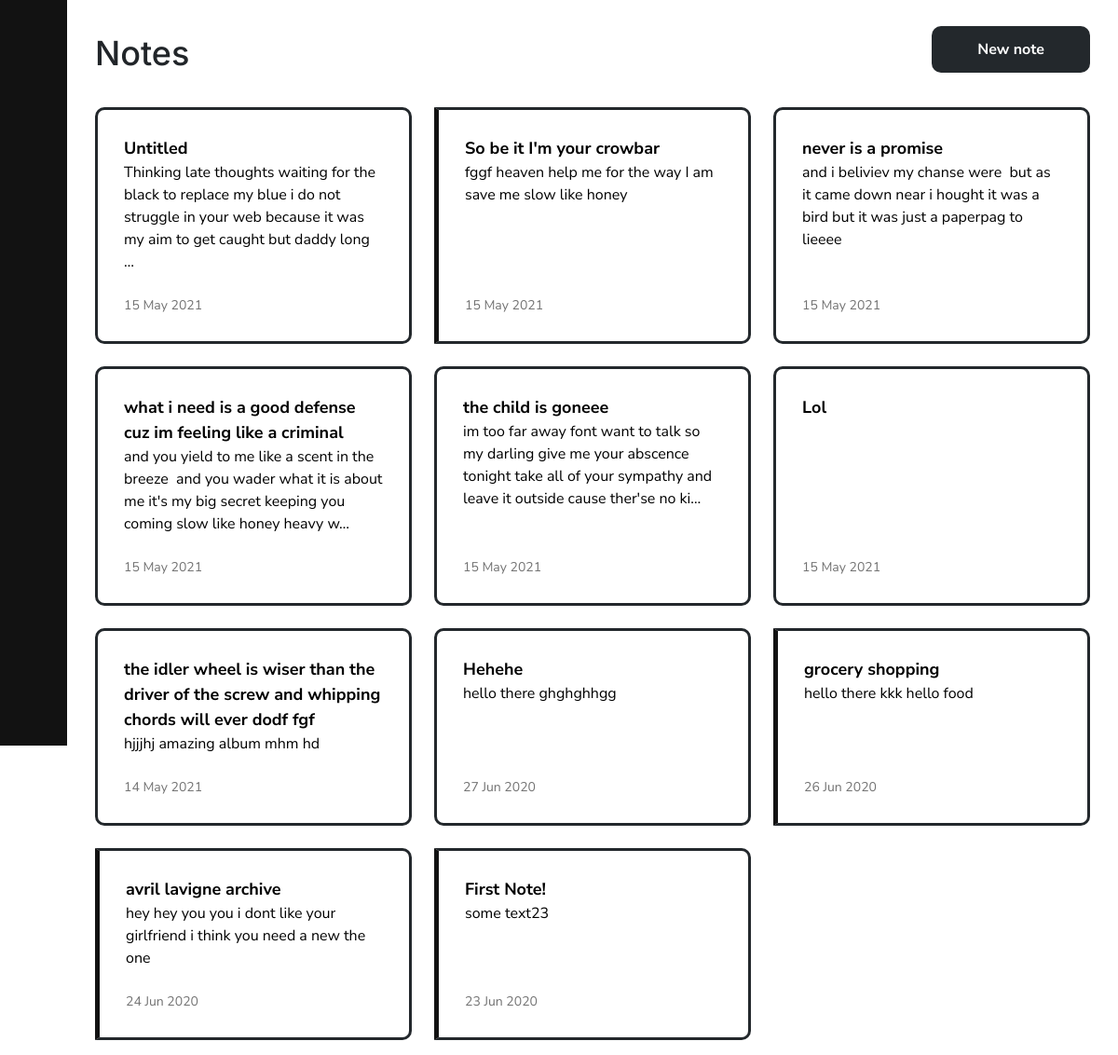
/notes/ (signed in), run on an earlier commit of the app's database.
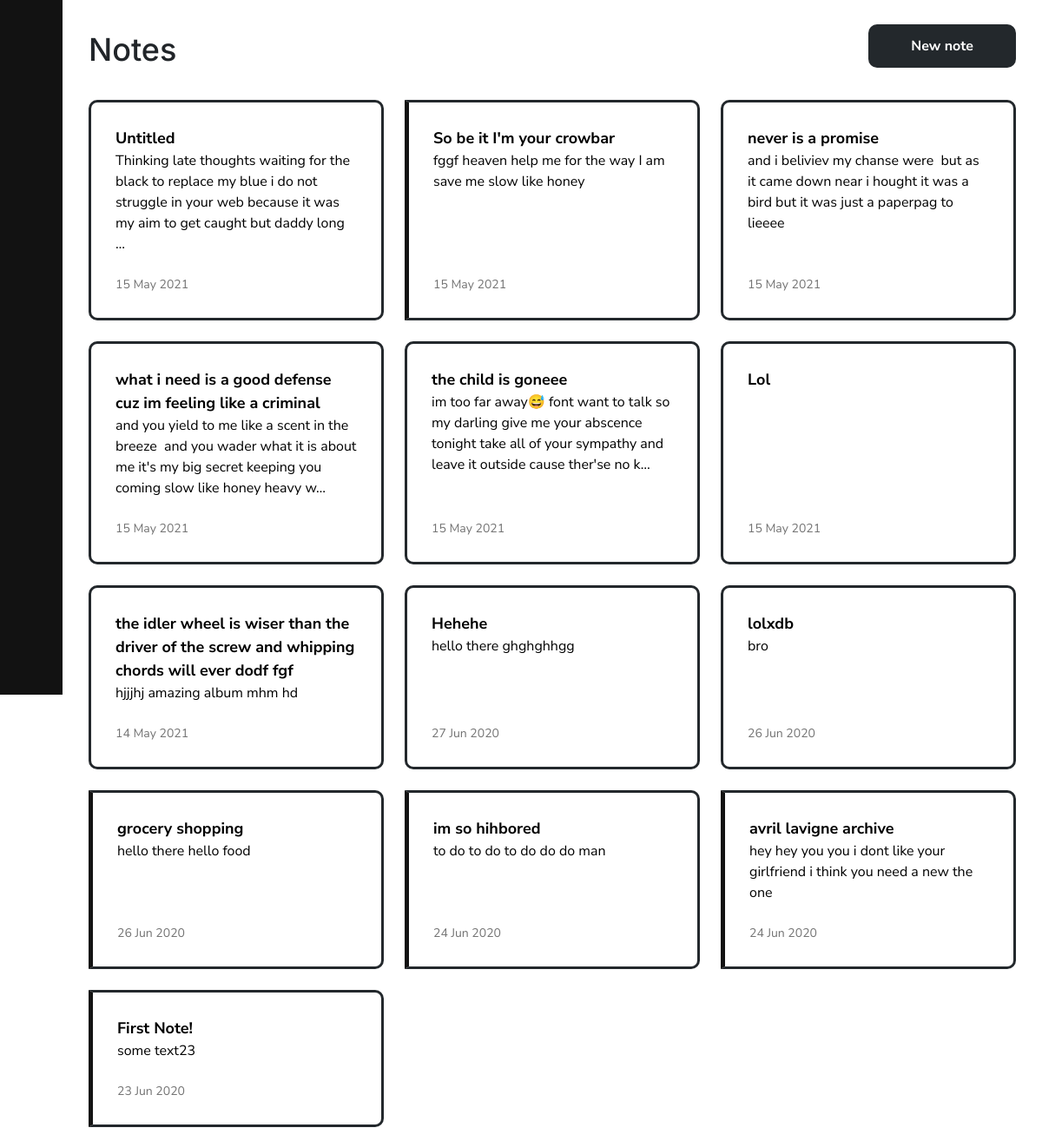
And on a later commit of the database.
### notes/models.py (models this page shows, shortened)
class Note(models.Model):
    title = models.TextField(max_length=100, blank=True)
    text = HTMLField(blank=True)
    date = models.DateTimeField(auto_now_add=True)
    important = models.BooleanField(default=False)
    archive = models.BooleanField(default=False)
    user = models.ForeignKey(User, on_delete=models.CASCADE)

### notes/views.py (the view)
# urls.py: path('notes/', views.notes, name='notes'),
def notes(request):
    usernotes = Note.objects.filter(user=request.user, archive=False).order_by('-date')
    active = 'noteLink'
    return render(request, 'notes/notes.html', {'notes': usernotes, 'active': active})

### notes/templates/notes/notes.html (shortened to what this page needs)
{% load static %}
<!DOCTYPE html>
<html>
<head>
    <link rel="stylesheet" href="https://stackpath.bootstrapcdn.com/bootstrap/4.5.0/css/bootstrap.min.css">
    <link rel="stylesheet" href="https://cdnjs.cloudflare.com/ajax/libs/material-design-icons/3.0.1/iconfont/material-icons.min.css">
    <link rel="stylesheet" type="text/css" href="{% static 'notes/style.css' %}">
    <link rel="stylesheet" type="text/css" href="{% static 'notes/notes.css' %}">
</head>
<body>
    <div class="container-fluid">
        <div class="row" id="mainRow">
            {% include "notes/navbar.html" %}
            <div class="col-sm-11" id="content">
                <div class="container">
                    <div>
                        <h1>Notes</h1>
                        <a href="{% url 'add' %}" class="btn">New note</a>
                    </div>
                    {% if notes %}
                    <div id="notes">
                        <ul>
                            {% for note in notes %}
                            <li class="note {% if note.important %} important{% endif %}">
                                <a href="{% url 'note' note.id %}">
                                    <div class="note-info">
                                        <div class="note-content">
                                            <div class="medium-text"><b>{{ note.title }}</b></div>
                                            {% if note.text %}
                                            <div class="note-text">{{ note.text|striptags|truncatechars:150 }}</div>
                                            {% endif %}
                                        </div>
                                        <div class="date">{{ note.date|date:'d M Y' }}</div>
                                    </div>
                                </a>
                            </li>
                            {% endfor %}
                        </ul>
                    </div>
                    {% else %}
                    <div id="noNotes">
                        <p class="text-center medium-text">You don't have any notes. <a href="{% url 'add' %}">Create a new note.</a></p>
                    </div>
                    {% endif %}
                </div>
            </div>
        </div>
    </div>
</body>
</html>

What changed in the data, as far as the page shows it:
changed Note "the child is goneee": text "im too far away font want to talk so my darling give me your abscence tonight take all of your sympathy and leave it outside cause ther'se no ki…" → "im too far away😅 font want to talk so my darling give me your abscence tonight take all of your sympathy and leave it outside cause ther'se no k…"
now on this page (row edited): Note: title "lolxdb", text "bro", date "26 Jun 2020"
changed Note "grocery shopping": text "hello there kkk hello food" → "hello there hello food"
now on this page (row edited): Note: title "im so hihbored", text "to do to do to do do do man", date "24 Jun 2020", important True (drawn)
